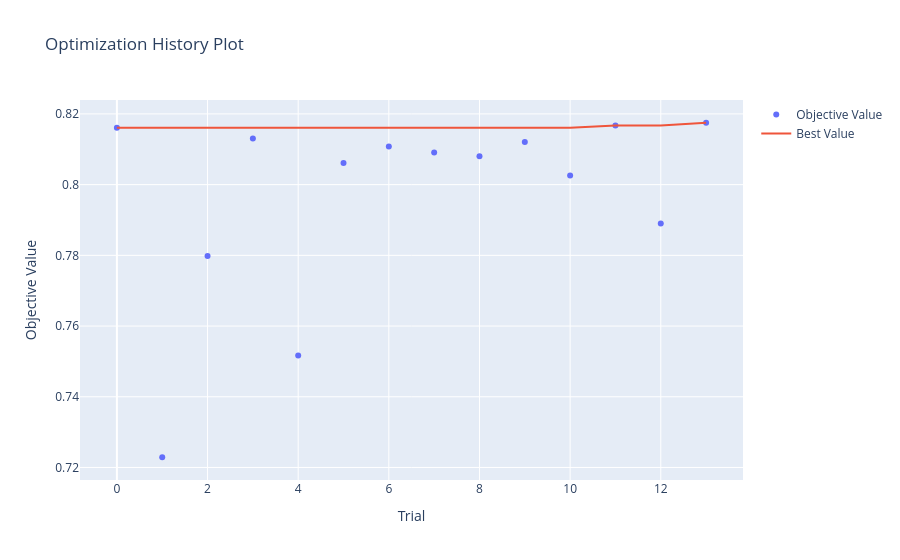
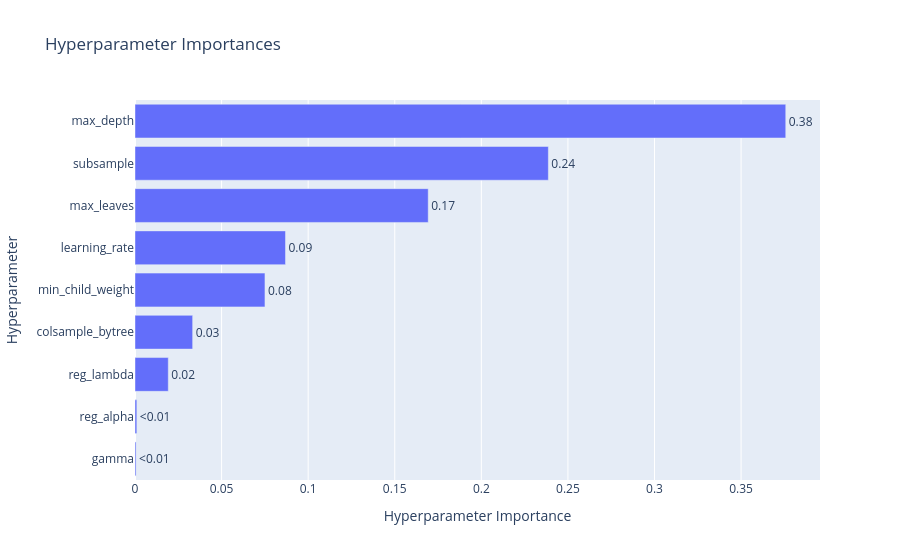

The code cell stored with these charts, in order, in its notebook:
### Code cell
fig1 = plot_optimization_history(study)
fig1.show()

fig2 = plot_param_importances(study)
fig2.show()

### Figure 1 — Plotly figure (JSON) as saved in the notebook; plotly's stock layout.template omitted (floating-point values rounded to 4 significant figures)
{"data": [{"mode": "markers", "name": "Objective Value", "type": "scatter", "x": [0, 1, 2, 3, 4, 5, 6, 7, 8, 9, 10, 11, 12, 13], "y": [0.8161, 0.7229, 0.7798, 0.8131, 0.7517, 0.8061, 0.8108, 0.8091, 0.8081, 0.812, 0.8026, 0.8167, 0.789, 0.8175]}, {"mode": "lines", "name": "Best Value", "type": "scatter", "x": [0, 1, 2, 3, 4, 5, 6, 7, 8, 9, 10, 11, 12, 13], "y": [0.8161, 0.8161, 0.8161, 0.8161, 0.8161, 0.8161, 0.8161, 0.8161, 0.8161, 0.8161, 0.8161, 0.8167, 0.8167, 0.8175]}, {"marker": {"color": "#cccccc"}, "mode": "markers", "name": "Infeasible Trial", "showlegend": false, "type": "scatter", "x": [], "y": []}], "layout": {"title": {"text": "Optimization History Plot"}, "xaxis": {"title": {"text": "Trial"}}, "yaxis": {"title": {"text": "Objective Value"}}}}

### Figure 2 — Plotly figure (JSON) as saved in the notebook; plotly's stock layout.template omitted (floating-point values rounded to 4 significant figures)
{"data": [{"cliponaxis": false, "hovertemplate": ["gamma (FloatDistribution): 0.0006203877965029216<extra></extra>", "reg_alpha (FloatDistribution): 0.0010594115081237103<extra></extra>", "reg_lambda (FloatDistribution): 0.019218810855281116<extra></extra>", "colsample_bytree (FloatDistribution): 0.03329318340138282<extra></extra>", "min_child_weight (FloatDistribution): 0.07505275715763013<extra></extra>", "learning_rate (FloatDistribution): 0.08691518147795885<extra></extra>", "max_leaves (IntDistribution): 0.16933417307600282<extra></extra>", "subsample (FloatDistribution): 0.23870506738516137<extra></extra>", "max_depth (IntDistribution): 0.37580102734195625<extra></extra>"], "name": "Objective Value", "orientation": "h", "text": ["<0.01", "<0.01", "0.02", "0.03", "0.08", "0.09", "0.17", "0.24", "0.38"], "textposition": "outside", "type": "bar", "x": [0.0006204, 0.001059, 0.01922, 0.03329, 0.07505, 0.08692, 0.1693, 0.2387, 0.3758], "y": ["gamma", "reg_alpha", "reg_lambda", "colsample_bytree", "min_child_weight", "learning_rate", "max_leaves", "subsample", "max_depth"]}], "layout": {"title": {"text": "Hyperparameter Importances"}, "xaxis": {"title": {"text": "Hyperparameter Importance"}}, "yaxis": {"title": {"text": "Hyperparameter"}}}}
